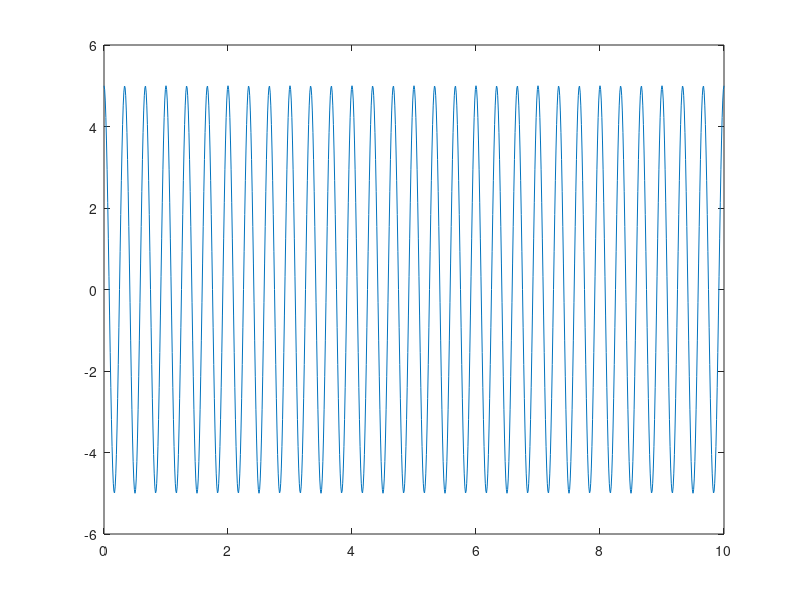
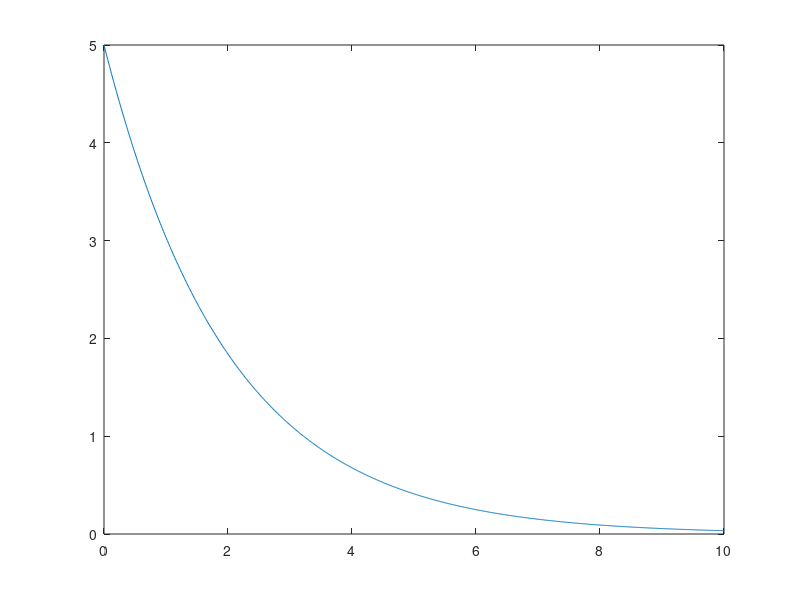
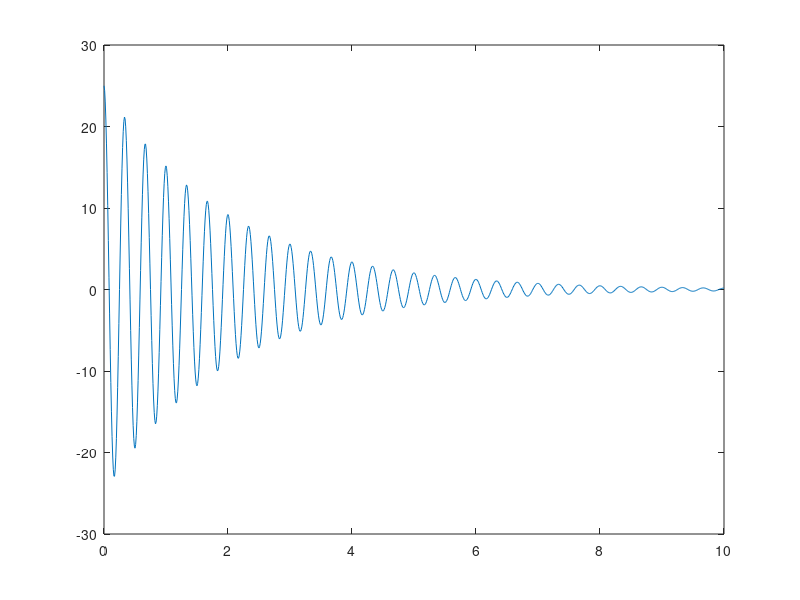

Write MATLAB code to recreate these figures, in order.
A=[2,1;3,2]
B=[3,1;2,2]
A'
B'
A1=A*B, A2=B*A, A3=(A'*B')', A4=(B'*A')'

A1=inv(A*B), A2=inv(A)*inv(B), A3=inv(B*A), A4=inv(B)*inv(A)
A1*(A*B),(A*B)*A1

C=[1,0,1;3,3,4;2,2,3;]
S=[10;12;5]
V=[19;-3;-9]
inv(C)*S
C*V

D=[2,4;1,2]
inv(D)

t=[0:0.01:10];
p=5*cos(2*pi*3*t);
v=5*exp(-0.5*t);
figure(1)
plot(t,p)
figure(2)
plot(t,v)
b=p.*v;
figure(3)
plot(t,b)